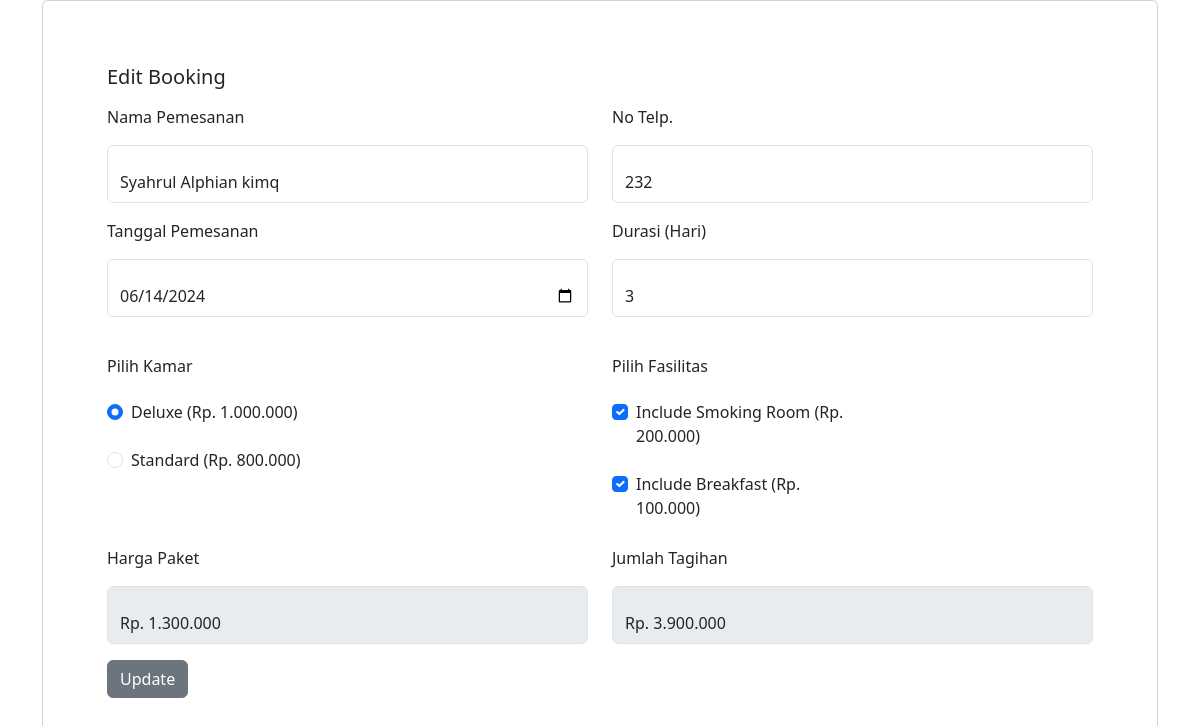
/editPesan.php?id=13, run on the app's committed database.
### tables this page shows
CREATE TABLE `bookings` (
  `id` bigint UNSIGNED NOT NULL,
  `nama` varchar(255) NOT NULL,
  `notelp` varchar(255) NOT NULL,
  `tanggal` date NOT NULL,
  `durasi` int NOT NULL,
  `tipe_kamar` varchar(255) NOT NULL,
  `smoking_room` tinyint(1) NOT NULL DEFAULT '0',
  `breakfast` tinyint(1) NOT NULL DEFAULT '0',
  `harga_paket` decimal(10,2) NOT NULL,
  `jumlah_tagihan` decimal(10,2) NOT NULL,
  `created_at` timestamp NULL DEFAULT NULL,
  `updated_at` timestamp NULL DEFAULT NULL
);

### editPesan.php (the view, shortened to what this page needs)
<?php
include 'koneksi.php';
if (isset($_GET['id'])) {
	$id = $_GET['id'];
	$stmt = $conn->prepare("SELECT * FROM bookings WHERE id = ?");
	$stmt->bind_param("i", $id);
	$stmt->execute();
	$result = $stmt->get_result();
	$booking = $result->fetch_assoc();
} else {
	echo "Invalid request.";
	exit();
}
?>
<!doctype html>
<html lang="en">
<head>
	<link href="https://cdn.jsdelivr.net/npm/bootstrap@5.3.3/dist/css/bootstrap.min.css" rel="stylesheet">
</head>
<body>
	<div class="container">
		<div class="card px-5 py-5">
			<div class="card-body">
				<h5 class="mb-3">Edit Booking</h5>
				<form method="POST" action="update_booking.php" enctype="multipart/form-data">
					<div class="row">
						<div class="col-md-6">
							<p>Nama Pemesanan</p>
							<div class="form-floating mb-3">
								<input type="text" class="form-control" id="nama" name="nama" value="<?php echo $booking['nama']; ?>">
							</div>
						</div>
						<div class="col-md-6">
							<p>No Telp.</p>
							<div class="form-floating mb-3">
								<input type="number" class="form-control" id="notelp" name="notelp" value="<?php echo $booking['notelp']; ?>">
							</div>
						</div>
						<div class="col-md-6">
							<p>Tanggal Pemesanan</p>
							<div class="form-floating mb-3">
								<input type="date" class="form-control" id="tanggal" name="tanggal" value="<?php echo $booking['tanggal']; ?>">
							</div>
						</div>
						<div class="col-md-6">
							<p>Durasi (Hari)</p>
							<div class="form-floating mb-3">
								<input type="number" class="form-control" id="durasi" name="durasi" value="<?php echo $booking['durasi']; ?>">
							</div>
						</div>
					</div>
					<div class="col-md-12">
						<div class="row">
							<div class="col mt-4">
								<h6>Pilih Kamar</h6>
								<div class="col-md-6 mt-4">
									<div class="form-check">
										<input type="radio" id="deluxe" name="tipe_kamar" class="form-check-input" value="1000000" <?php if ($booking['tipe_kamar'] == '1000000') echo 'checked'; ?>>
										<label class="form-check-label" for="deluxe">
											<span class="d-none d-md-block">Deluxe (Rp. 1.000.000)</span>
										</label>
									</div>
								</div>
								<div class="col-md-6 mt-4">
									<div class="form-check">
										<input type="radio" id="standard" name="tipe_kamar" class="form-check-input" value="800000" <?php if ($booking['tipe_kamar'] == '800000') echo 'checked'; ?>>
										<label class="form-check-label" for="standard">
											<span class="d-none d-md-block">Standard (Rp. 800.000)</span>
										</label>
									</div>
								</div>
							</div>
							<div class="col mt-4">
								<h6>Pilih Fasilitas</h6>
								<div class="col-md-6 mt-4">
									<div class="form-check">
										<input class="form-check-input" type="checkbox" value="200000" id="smoking_room" name="smoking_room" <?php if ($booking['smoking_room']) echo 'checked'; ?>>
										<label class="form-check-label" for="smoking_room">
											Include Smoking Room (Rp. 200.000)
										</label>
									</div>
								</div>
								<div class="col-md-6 mt-4">
									<div class="form-check">
										<input class="form-check-input" type="checkbox" value="100000" id="breakfast" name="breakfast" <?php if ($booking['breakfast']) echo 'checked'; ?>>
										<label class="form-check-label" for="breakfast">
											Include Breakfast (Rp. 100.000)
										</label>
									</div>
								</div>
							</div>
						</div>
					</div>
					<div class="row">
						<div class="col-md-6 mt-4">
							<p>Harga Paket</p>
							<div class="form-floating mb-3">
								<input type="text" disabled class="form-control" id="hargapaket" name="harga_paket">
							</div>
						</div>
						<div class="col-md-6 mt-4">
							<p>Jumlah Tagihan</p>
							<div class="form-floating mb-3">
								<input type="text" disabled class="form-control" id="jumlahtagihan" name="jumlah_tagihan">
							</div>
						</div>
					</div>
					<div class="col-md-12">
						<button class="btn btn-secondary" type="submit">Update</button>
					</div>
				</form>
			</div>
		</div>
	</div>
</body>
</html>

### data on the page
bookings: nama "Syahrul Alphian kimq", notelp "232", tanggal "06/14/2024", durasi "3", tipe_kamar "☑ Deluxe (Rp. 1.000.000)", tipe_kamar "☐ Standard (Rp. 800.000)", smoking_room "☑", breakfast "☑"
